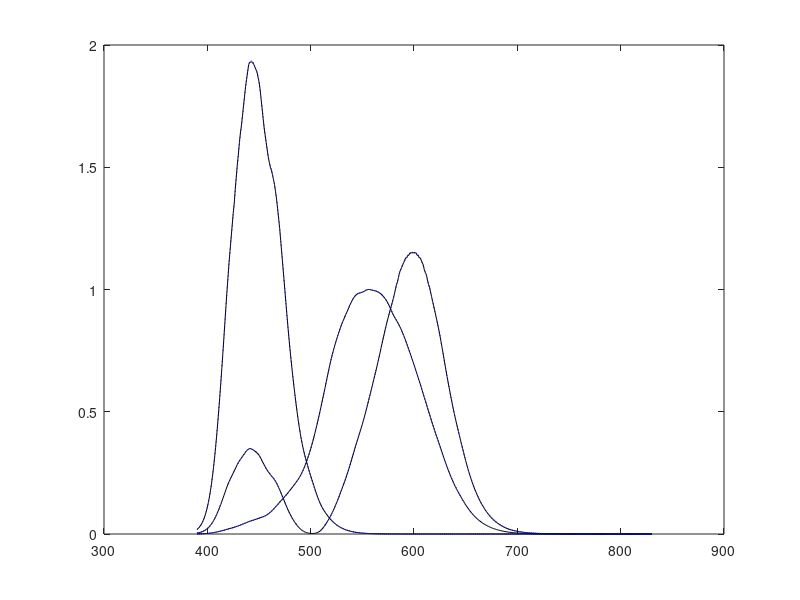

This figure's MATLAB source:
function XYZ = lms2xyzc()
%LMS2XYZC Summary of this function goes here
%   Detailed explanation goes here
convMatSS = [1.94735469, -1.41445123, 0.36476327; ...
    0.68990272, 0.34832189, 0; ...
    0, 0, 1.93485343];

% Get data
load('cfs.mat');
cf = CF_StockmanSharpe_2deg;
x = cf(:,1);
y = cf(:,2:4);
load('cmfs.mat');
cmf = CMF_StockmanSharpe_2deg;

% Multiply by fundamentals
cmf2 = convMatSS * y';

figure;
%subplot(1,2,1)
plot(x, cmf(:,2:4),'k-')

%subplot(1,2,2)
hold on
plot(x, cmf2,'b:')
q=cmf(:,2:4) - cmf2';
end